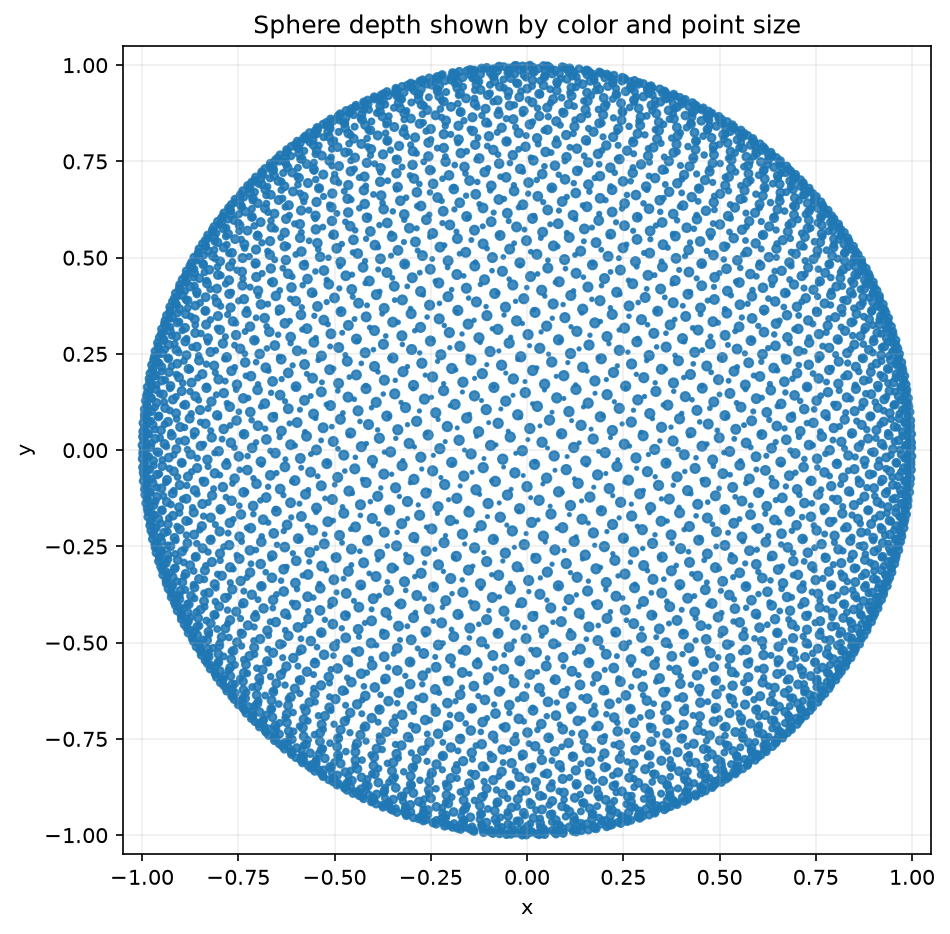

Recreate this plot in Python.
"""Show sphere depth in a flat scatter plot.

Run with:
    python depth_points.py

The z coordinate is mapped to point color and size. No 3D renderer is used.
"""

from pathlib import Path

import matplotlib.pyplot as plt
import numpy as np


OUTPUT_DIR = Path(__file__).resolve().parent
GOLDEN_ANGLE = np.pi * (3.0 - np.sqrt(5.0))
POINT_COUNT = 5_000


def fibonacci_surface(n: int) -> tuple[np.ndarray, np.ndarray, np.ndarray]:
    i = np.arange(n, dtype=float) + 0.5
    y = 1.0 - 2.0 * i / n
    ring = np.sqrt(1.0 - y * y)
    theta = GOLDEN_ANGLE * i
    x = ring * np.cos(theta)
    z = ring * np.sin(theta)
    return x, y, z


def main() -> None:
    x, y, z = fibonacci_surface(POINT_COUNT)

    # Map z from [-1, 1] to [0, 1]: 0 is back, 1 is front.
    front = (z + 1.0) * 0.5
    point_size = 2.0 + 18.0 * front

    figure, axis = plt.subplots(figsize=(7, 7), facecolor="white")
    axis.scatter(
        x,
        y,
        s=point_size,
        color="tab:blue",
        alpha=0.85,
    )
    axis.set_aspect("equal", adjustable="box")
    axis.set_xlim(-1.05, 1.05)
    axis.set_ylim(-1.05, 1.05)
    axis.set_title("Sphere depth shown by color and point size")
    axis.set_xlabel("x")
    axis.set_ylabel("y")
    axis.grid(True, alpha=0.2)
    output_path = OUTPUT_DIR / "depth_points.png"
    figure.savefig(output_path, dpi=150, bbox_inches="tight", facecolor="white")
    print(f"Saved {output_path}")
    plt.show()


if __name__ == "__main__":
    main()
